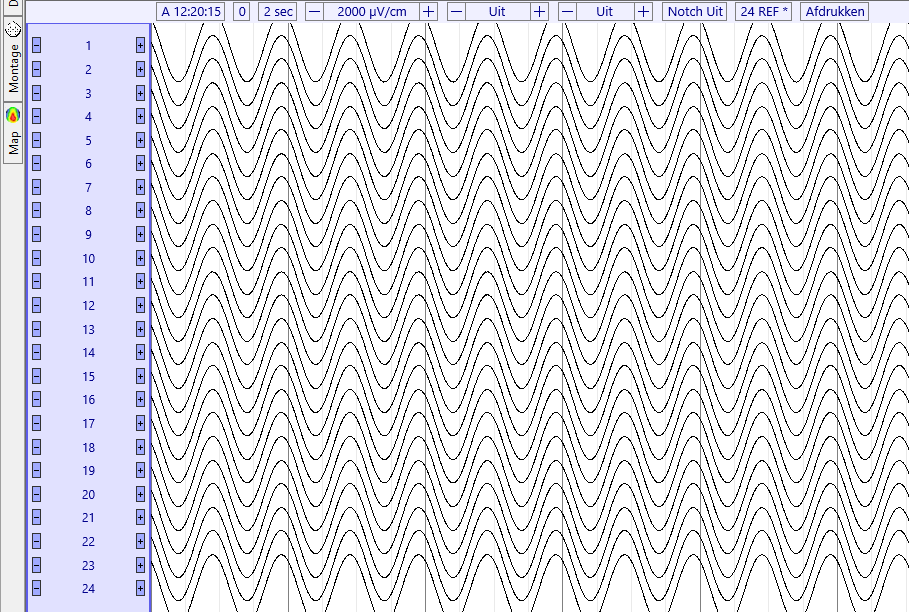
#> input picture images/sinus.png, 909 x 612 px
$ python removeVerticalLines.py
#> lines starting #> are read from the running program, lines starting #| are printed output that depends on the picture; after the words box and inside, x2 and y2 are one past the last pixel; in counts of white or black regions, pixels touching at a corner belong together
#> further down, img is the input picture: shape (612, 909, 3); mean B, G, R 231.4, 225.8, 225.7
import cv2
import numpy as np

def removeLines(img):
	w=img.shape[0]
#> w = 612
	h=img.shape[1]
#> h = 909
	for i in range(w):
		for j in range(h):
			(b,g,r) = img[i][j]
			if (b,r,g) == (128,128,128):
				img[i][j] = (255,255,255)
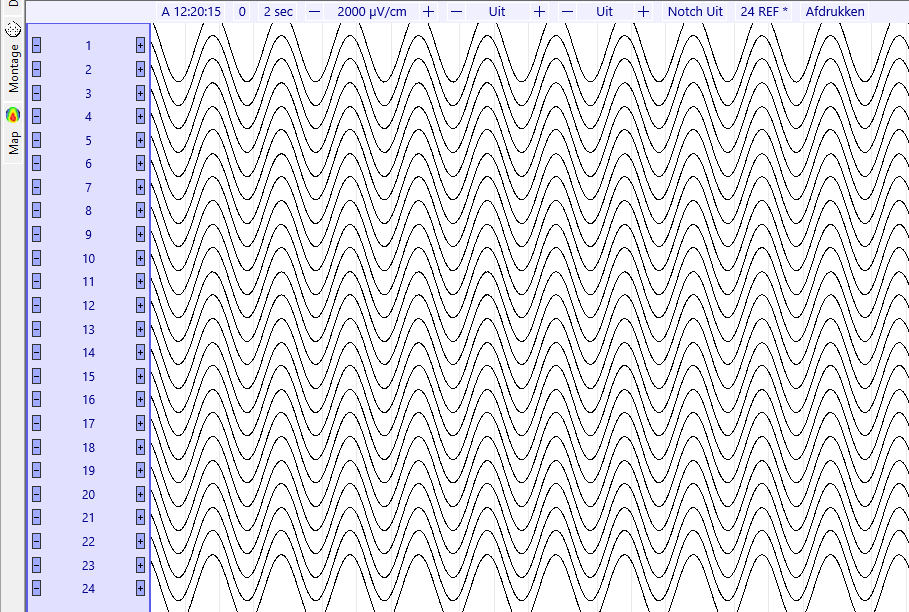
#> img: shape (612, 909, 3); 0.96% of pixels changed, all inside (x1, y1, x2, y2) = (3, 0, 869, 612)
	return img
img=cv2.imread("./images/sinus.png")
image=removeLines(img)
cv2.imwrite("./images/sinus.png",image)
